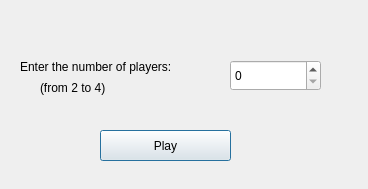
<?xml version="1.0" encoding="UTF-8"?>
<ui version="4.0">
 <class>SetPlayerDialog</class>
 <widget class="QDialog" name="SetPlayerDialog">
  <property name="geometry">
   <rect>
    <x>0</x>
    <y>0</y>
    <width>368</width>
    <height>189</height>
   </rect>
  </property>
  <property name="windowTitle">
   <string>Dialog</string>
  </property>
  <widget class="QLabel" name="label">
   <property name="geometry">
    <rect>
     <x>20</x>
     <y>60</y>
     <width>201</width>
     <height>16</height>
    </rect>
   </property>
   <property name="text">
    <string>&lt;html&gt;&lt;head/&gt;&lt;body&gt;&lt;p&gt;Enter the number of players:&lt;br/&gt;&lt;/p&gt;&lt;/body&gt;&lt;/html&gt;</string>
   </property>
  </widget>
  <widget class="QLabel" name="label_2">
   <property name="geometry">
    <rect>
     <x>40</x>
     <y>80</y>
     <width>161</width>
     <height>16</height>
    </rect>
   </property>
   <property name="text">
    <string>(from 2 to 4)</string>
   </property>
  </widget>
  <widget class="QSpinBox" name="playersSpinBox">
   <property name="geometry">
    <rect>
     <x>230</x>
     <y>60</y>
     <width>91</width>
     <height>31</height>
    </rect>
   </property>
  </widget>
  <widget class="QPushButton" name="setButton">
   <property name="geometry">
    <rect>
     <x>100</x>
     <y>130</y>
     <width>131</width>
     <height>31</height>
    </rect>
   </property>
   <property name="text">
    <string>Play</string>
   </property>
  </widget>
 </widget>
 <resources/>
 <connections/>
</ui>
